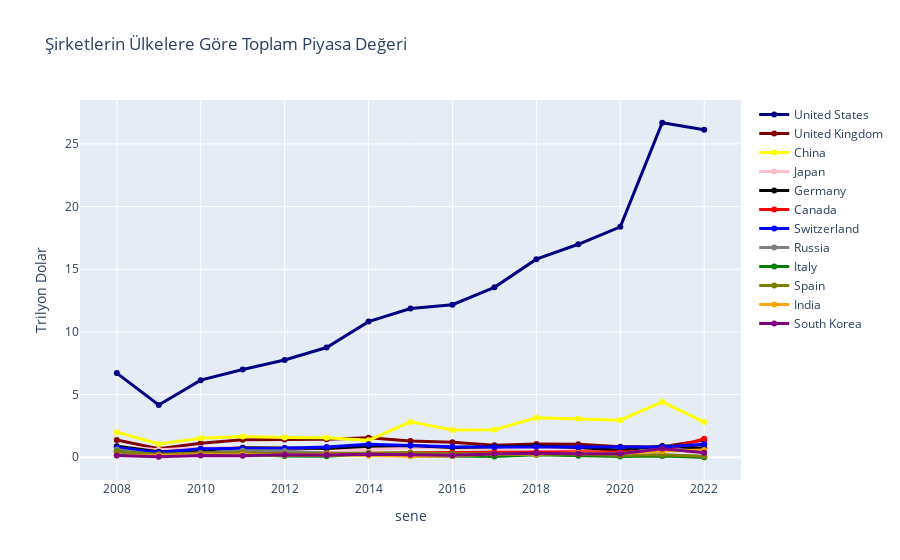

Notebook code for this chart:
### Code cell
#Chat GPT

import plotly.graph_objs as go

countries = ['United States', 'United Kingdom', 'China', 'Japan', 'Germany', 'Canada', 'Switzerland', 'Russia', 'Italy', 'Spain', 'India', 'South Korea']
dfs = [globals()[f"df_{i}"] for i in range(8, 23)]

country_market_values = {country: [df[df['Country'] == country]['Market_Value'].sum()/1000000 for df in dfs] for country in countries}
a = list(range(2008, 2023))

fig_ülkeler = go.Figure(layout=dict(title="Şirketlerin Ülkelere Göre Toplam Piyasa Değeri", xaxis_title='sene', yaxis_title='Trilyon Dolar'))

colors = ['navy', 'maroon', 'yellow', 'pink', 'black', 'red', 'blue', 'grey', 'green', 'olive', 'orange', 'purple']
for i, country in enumerate(countries):
    fig_ülkeler.add_trace(go.Scatter(x=a, y=country_market_values[country], name=country, line=dict(width=3, color=colors[i])))

fig_ülkeler.show()

#Lejanttan ülkelere basılarak görselden çıkarilir veya görsele ekleyebilirsiniz. 
#Özellikle ABD ve Çin'i çıkarınca liste düzgün bir hale geliyor

### Figure 1 — Plotly figure (JSON) as saved in the notebook; plotly's stock layout.template omitted (floating-point values rounded to 4 significant figures)
{"data": [{"line": {"color": "navy", "width": 3}, "name": "United States", "type": "scatter", "x": [2008, 2009, 2010, 2011, 2012, 2013, 2014, 2015, 2016, 2017, 2018, 2019, 2020, 2021, 2022], "y": [6.714, 4.171, 6.152, 6.999, 7.758, 8.754, 10.82, 11.87, 12.18, 13.56, 15.81, 16.99, 18.39, 26.69, 26.14]}, {"line": {"color": "maroon", "width": 3}, "name": "United Kingdom", "type": "scatter", "x": [2008, 2009, 2010, 2011, 2012, 2013, 2014, 2015, 2016, 2017, 2018, 2019, 2020, 2021, 2022], "y": [1.37, 0.6859, 1.116, 1.404, 1.412, 1.433, 1.559, 1.304, 1.195, 0.9608, 1.06, 1.03, 0.8281, 0.8387, 1.366]}, {"line": {"color": "yellow", "width": 3}, "name": "China", "type": "scatter", "x": [2008, 2009, 2010, 2011, 2012, 2013, 2014, 2015, 2016, 2017, 2018, 2019, 2020, 2021, 2022], "y": [2.002, 1.064, 1.507, 1.657, 1.575, 1.549, 1.347, 2.822, 2.181, 2.191, 3.152, 3.071, 2.961, 4.421, 2.806]}, {"line": {"color": "pink", "width": 3}, "name": "Japan", "type": "scatter", "x": [2008, 2009, 2010, 2011, 2012, 2013, 2014, 2015, 2016, 2017, 2018, 2019, 2020, 2021, 2022], "y": [0.8653, 0.5958, 0.7282, 0.7606, 0.6893, 0.6905, 0.6019, 0.7702, 0.7399, 0.6678, 0.8461, 0.6872, 0.688, 0.8937, 0.773]}, {"line": {"color": "black", "width": 3}, "name": "Germany", "type": "scatter", "x": [2008, 2009, 2010, 2011, 2012, 2013, 2014, 2015, 2016, 2017, 2018, 2019, 2020, 2021, 2022], "y": [0.8858, 0.4309, 0.5538, 0.7577, 0.7318, 0.704, 0.8787, 0.9363, 0.7828, 0.8374, 0.892, 0.775, 0.5497, 0.9072, 0.724]}, {"line": {"color": "red", "width": 3}, "name": "Canada", "type": "scatter", "x": [2008, 2009, 2010, 2011, 2012, 2013, 2014, 2015, 2016, 2017, 2018, 2019, 2020, 2021, 2022], "y": [0.4803, 0.2066, 0.3404, 0.4412, 0.3577, 0.3247, 0.3046, 0.352, 0.3807, 0.4466, 0.4197, 0.4291, 0.4095, 0.4898, 1.483]}, {"line": {"color": "blue", "width": 3}, "name": "Switzerland", "type": "scatter", "x": [2008, 2009, 2010, 2011, 2012, 2013, 2014, 2015, 2016, 2017, 2018, 2019, 2020, 2021, 2022], "y": [0.769, 0.3846, 0.6766, 0.7057, 0.7104, 0.818, 1.036, 0.9418, 0.8287, 0.8232, 0.8307, 0.803, 0.7945, 0.8188, 1.036]}, {"line": {"color": "grey", "width": 3}, "name": "Russia", "type": "scatter", "x": [2008, 2009, 2010, 2011, 2012, 2013, 2014, 2015, 2016, 2017, 2018, 2019, 2020, 2021, 2022], "y": [0.6174, 0.1352, 0.3186, 0.5212, 0.5035, 0.3132, 0.2103, 0.1136, 0.1083, 0.1781, 0.2736, 0.2717, 0.1207, 0.1633, 0]}, {"line": {"color": "green", "width": 3}, "name": "Italy", "type": "scatter", "x": [2008, 2009, 2010, 2011, 2012, 2013, 2014, 2015, 2016, 2017, 2018, 2019, 2020, 2021, 2022], "y": [0.4675, 0.1883, 0.257, 0.2392, 0.09765, 0.08629, 0.2553, 0.1226, 0.1041, 0.05823, 0.1953, 0.1256, 0.06941, 0.1054, 0]}, {"line": {"color": "olive", "width": 3}, "name": "Spain", "type": "scatter", "x": [2008, 2009, 2010, 2011, 2012, 2013, 2014, 2015, 2016, 2017, 2018, 2019, 2020, 2021, 2022], "y": [0.4451, 0.2397, 0.3429, 0.3507, 0.2528, 0.2872, 0.3495, 0.3512, 0.2778, 0.2574, 0.2058, 0.2378, 0.1418, 0.1924, 0.07026]}, {"line": {"color": "orange", "width": 3}, "name": "India", "type": "scatter", "x": [2008, 2009, 2010, 2011, 2012, 2013, 2014, 2015, 2016, 2017, 2018, 2019, 2020, 2021, 2022], "y": [0.1434, 0.1182, 0.1946, 0.2175, 0.1856, 0.2019, 0.1222, 0.08027, 0.1222, 0.2546, 0.2691, 0.3324, 0.2977, 0.5072, 0.5869]}, {"line": {"color": "purple", "width": 3}, "name": "South Korea", "type": "scatter", "x": [2008, 2009, 2010, 2011, 2012, 2013, 2014, 2015, 2016, 2017, 2018, 2019, 2020, 2021, 2022], "y": [0.1371, 0.04582, 0.1343, 0.1129, 0.2056, 0.1744, 0.2362, 0.1994, 0.1615, 0.2543, 0.3259, 0.2724, 0.2787, 0.6735, 0.3673]}], "layout": {"title": {"text": "Şirketlerin Ülkelere Göre Toplam Piyasa Değeri"}, "xaxis": {"title": {"text": "sene"}}, "yaxis": {"title": {"text": "Trilyon Dolar"}}}}
